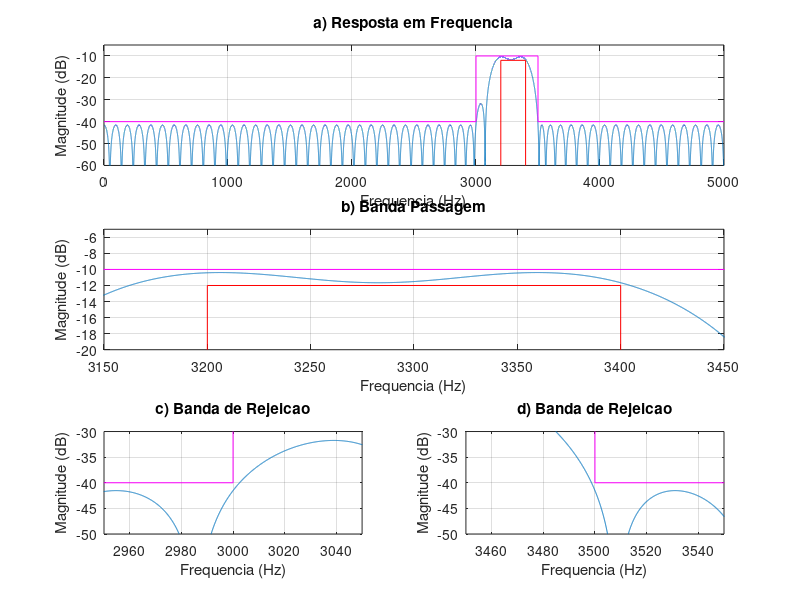

Recreate this plot in MATLAB. (Note: this script raises an error after producing the figure.)
% Projeto filtro 3 FIR PM
% BP - (fa = 10000 Hz, f1 = 3000 Hz; f2 = 3200 Hz, f3 = 3400 Hz;
% f4 = 3500 Hz, Ap = 2 dB, As = 30 dB, GdB = -10 dB)

close all;
clear all;
clc;

ExecutarAjuste = 1;

%% Especificacoes
Ap = 2; As = 30; GdB = -10;

fa = 10000;
fp1 = 3200; fp2 = 3400;
fs1 = 3000; fs2 = 3500;

fcuts = [fs1 fp1 fp2 fs2];
w = fcuts/fa*(2*pi);
ws1 = w(1)/pi; wp1 = w(2)/pi; wp2 = w(3)/pi; ws2 = w(4)/pi;

mags = [0 1 0];
devs_As = 10^(-As/20);
devs_Ap = 1-10^(-(Ap-1.3)/20);
devs = [devs_As devs_Ap devs_As];
G0 = GdB;

% calculo da ordem com firpmord
if ExecutarAjuste
    G0 = G0 - 1;
%     fcuts = fcuts + [0 -15 10 0];
end

[n,f0,a0,w0] = firpmord(fcuts,mags,devs,fa);

% calculo algoritmo PM
h_pm = firpm(n,f0,a0,w0);
h_pm = h_pm*10^(G0/20);

%%
figure(1)
subplot(3,2,1:2)
[h, w] = freqz(h_pm, 1, linspace(0,pi,100000));
% plot(w/pi, abs(h)); grid on;
plot(w*fa/2/pi,20*log10(abs(h))); grid on;
title('a) Resposta em Frequencia')
xlim([0 fa/2]);ylim([-60 -5]);
hold on;
Amin = 80;
As = As - GdB;
Ap = Ap + GdB - 2;
plot([wp1, wp1, wp2, wp2]*fa/2, [-Amin, Ap-2, Ap-2, -Amin], '-r')
plot([0, ws1, ws1, ws2, ws2, 1]*fa/2, [-As, -As, Ap, Ap, -As,-As], '-m')
xlabel('Frequencia (Hz)');
ylabel('Magnitude (dB)');

subplot(3,2,3:4)
plot(w*fa/2/pi,20*log10(abs(h))); grid on;
title('b) Banda Passagem')
grid on; hold on;
plot([wp1, wp1, wp2, wp2]*fa/2, [-Amin, Ap-2, Ap-2, -Amin], '-r')
plot([0, ws1, ws1, ws2, ws2, 1]*fa/2, [-As, -As, Ap, Ap, -As,-As], '-m')
xlim([3150 3450]); ylim([-20 -5]);
xlabel('Frequencia (Hz)');
ylabel('Magnitude (dB)');

subplot(3,2,5)
plot(w*fa/2/pi,20*log10(abs(h))); grid on;
title('c) Banda de Rejeicao')
grid on; hold on;
plot([wp1, wp1, wp2, wp2]*fa/2, [-Amin, Ap-2, Ap-2, -Amin], '-r')
plot([0, ws1, ws1, ws2, ws2, 1]*fa/2, [-As, -As, Ap, Ap, -As,-As], '-m')
xlim([2950 3050]); ylim([-50 -30]);
xlabel('Frequencia (Hz)');
ylabel('Magnitude (dB)');

subplot(3,2,6)
plot(w*fa/2/pi,20*log10(abs(h))); grid on;
title('d) Banda de Rejeicao')
grid on; hold on;
plot([wp1, wp1, wp2, wp2]*fa/2, [-Amin, Ap-2, Ap-2, -Amin], '-r')
plot([0, ws1, ws1, ws2, ws2, 1]*fa/2, [-As, -As, Ap, Ap, -As,-As], '-m')
xlim([3450 3550]); ylim([-50 -30]);
xlabel('Frequencia (Hz)');
ylabel('Magnitude (dB)');

%%
% figure(2)
% %suptitle(['LP FIR ' num2str(fp) '-' num2str(fs) ' Ordem: ' num2str(2*M+1)])
% 
% escala = fa/2;
% subplot(3,2,[4 6])
% zplane(h_pm, 1);
% axis([-2 2 -2 2])
% title('e) Diagrama de polos (x) e zeros (o)')
% xlabel('Real');
% ylabel('Imaginario');
% 
% clear h w
% [h, w] = freqz(h_pm, 1, 'whole');
% 
% subplot(322)
% x_imp = [0:length(h_pm)-1]/fa*1000;
% stem(x_imp, h_pm); grid on;
% title('b) Resposta ao impulso')
% xlabel('Amostras (ms)');
% ylabel('Amplitude (adm)');
% 
% subplot(321)
% [h, w] = freqz(h_pm, 1, linspace(0,pi,10000));
% % plot(w/pi, abs(h)); grid on;
% % plot(w/pi*escala, 20*log10(abs(h))); grid on;
% plot(w*fa/2/pi,20*log10(abs(h)))
% hold on;
% title('a) Resposta em Frequencia')
% ylim([-60 -5])
% Amin = 80;
% plot([wp1, wp1, wp2, wp2]*fa/2, [-Amin, Ap-2, Ap-2, -Amin], '-r')
% plot([0, ws1, ws1, ws2, ws2, 1]*fa/2, [-As, -As, Ap, Ap, -As,-As], '-m')
% xlim([0 fa/2])
% xlabel('Frequencia (Hz)');
% ylabel('Magnitude (dB)');
% 
% subplot(323)
% plot(w/pi*escala, unwrap(angle(h))/pi); grid on;
% title('Resposta de Fase')
% xlabel('Frequencia (Hz)');
% ylabel('Fase (rad)');
% 
% subplot(325)
% [del_y, del_x] = grpdelay(h_pm, 1);
% plot(del_x/pi*fa/2, del_y/fa*1000);
% title('d) Atraso de grupo')
% xlabel('Frequencia (Hz)');
% ylabel('Tempo (ms)');

%%
syms z
H(z) = poly2sym(h_pm, z);
pretty(vpa(collect(H(z)), 3))
